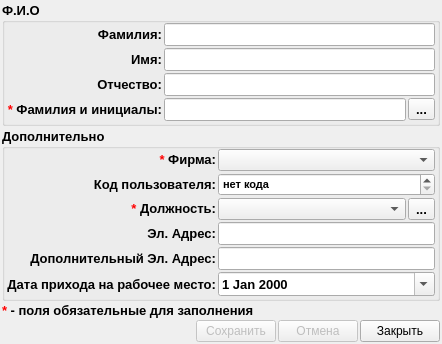
<?xml version="1.0" encoding="UTF-8"?>
<ui version="4.0">
 <class>AddEditUsers</class>
 <widget class="QDialog" name="AddEditUsers">
  <property name="geometry">
   <rect>
    <x>0</x>
    <y>0</y>
    <width>442</width>
    <height>336</height>
   </rect>
  </property>
  <property name="windowTitle">
   <string>Добавление нового пользователя</string>
  </property>
  <layout class="QVBoxLayout" name="verticalLayout">
   <property name="spacing">
    <number>2</number>
   </property>
   <property name="leftMargin">
    <number>2</number>
   </property>
   <property name="topMargin">
    <number>2</number>
   </property>
   <property name="rightMargin">
    <number>2</number>
   </property>
   <property name="bottomMargin">
    <number>2</number>
   </property>
   <item>
    <widget class="QGroupBox" name="groupBox">
     <property name="font">
      <font>
       <pointsize>10</pointsize>
       <weight>75</weight>
       <bold>true</bold>
      </font>
     </property>
     <property name="title">
      <string>Ф.И.О</string>
     </property>
     <layout class="QGridLayout" name="gridLayout">
      <property name="leftMargin">
       <number>2</number>
      </property>
      <property name="topMargin">
       <number>0</number>
      </property>
      <property name="rightMargin">
       <number>2</number>
      </property>
      <property name="bottomMargin">
       <number>2</number>
      </property>
      <property name="spacing">
       <number>2</number>
      </property>
      <item row="0" column="0">
       <widget class="QLabel" name="label_3">
        <property name="font">
         <font>
          <pointsize>10</pointsize>
          <weight>75</weight>
          <bold>true</bold>
         </font>
        </property>
        <property name="text">
         <string>Фамилия:</string>
        </property>
        <property name="alignment">
         <set>Qt::AlignRight|Qt::AlignTrailing|Qt::AlignVCenter</set>
        </property>
        <property name="buddy">
         <cstring>lastName</cstring>
        </property>
       </widget>
      </item>
      <item row="0" column="1">
       <widget class="QLineEdit" name="lastName"/>
      </item>
      <item row="1" column="0">
       <widget class="QLabel" name="label_2">
        <property name="font">
         <font>
          <pointsize>10</pointsize>
          <weight>75</weight>
          <bold>true</bold>
         </font>
        </property>
        <property name="text">
         <string>Имя:</string>
        </property>
        <property name="alignment">
         <set>Qt::AlignRight|Qt::AlignTrailing|Qt::AlignVCenter</set>
        </property>
        <property name="buddy">
         <cstring>name</cstring>
        </property>
       </widget>
      </item>
      <item row="1" column="1">
       <widget class="QLineEdit" name="name"/>
      </item>
      <item row="2" column="0">
       <widget class="QLabel" name="label_4">
        <property name="font">
         <font>
          <pointsize>10</pointsize>
          <weight>75</weight>
          <bold>true</bold>
         </font>
        </property>
        <property name="text">
         <string>Отчество:</string>
        </property>
        <property name="alignment">
         <set>Qt::AlignRight|Qt::AlignTrailing|Qt::AlignVCenter</set>
        </property>
        <property name="buddy">
         <cstring>middleName</cstring>
        </property>
       </widget>
      </item>
      <item row="2" column="1">
       <widget class="QLineEdit" name="middleName"/>
      </item>
      <item row="3" column="0">
       <widget class="QLabel" name="label_5">
        <property name="font">
         <font>
          <pointsize>10</pointsize>
          <weight>75</weight>
          <bold>true</bold>
         </font>
        </property>
        <property name="text">
         <string>&lt;!DOCTYPE HTML PUBLIC &quot;-//W3C//DTD HTML 4.0//EN&quot; &quot;http://www.w3.org/TR/REC-html40/strict.dtd&quot;&gt;
&lt;html&gt;&lt;head&gt;&lt;meta name=&quot;qrichtext&quot; content=&quot;1&quot; /&gt;&lt;style type=&quot;text/css&quot;&gt;
p, li { white-space: pre-wrap; }
&lt;/style&gt;&lt;/head&gt;&lt;body style=&quot; font-family:'MS Shell Dlg 2'; font-size:8.25pt; font-weight:400; font-style:normal;&quot;&gt;
&lt;p style=&quot; margin-top:0px; margin-bottom:0px; margin-left:0px; margin-right:0px; -qt-block-indent:0; text-indent:0px;&quot;&gt;&lt;span style=&quot; font-size:10pt; font-weight:600; color:#ff0000;&quot;&gt;*&lt;/span&gt;&lt;span style=&quot; font-size:10pt; font-weight:600;&quot;&gt; Фамилия и инициалы:&lt;/span&gt;&lt;/p&gt;&lt;/body&gt;&lt;/html&gt;</string>
        </property>
        <property name="alignment">
         <set>Qt::AlignRight|Qt::AlignTrailing|Qt::AlignVCenter</set>
        </property>
        <property name="buddy">
         <cstring>fioSummary</cstring>
        </property>
       </widget>
      </item>
      <item row="3" column="1">
       <layout class="QHBoxLayout" name="horizontalLayout_3">
        <property name="spacing">
         <number>2</number>
        </property>
        <item>
         <widget class="QLineEdit" name="fioSummary"/>
        </item>
        <item>
         <widget class="QToolButton" name="buttonPopulateFio">
          <property name="toolTip">
           <string>Автозаполнение поля</string>
          </property>
          <property name="text">
           <string>...</string>
          </property>
          <property name="icon">
           <iconset resource="../icons.qrc">
            <normaloff>:/32x32/fill/ico/fill_32x32.png</normaloff>:/32x32/fill/ico/fill_32x32.png</iconset>
          </property>
         </widget>
        </item>
       </layout>
      </item>
     </layout>
    </widget>
   </item>
   <item>
    <widget class="QGroupBox" name="groupBox_2">
     <property name="font">
      <font>
       <pointsize>10</pointsize>
       <weight>75</weight>
       <bold>true</bold>
      </font>
     </property>
     <property name="title">
      <string>Дополнительно</string>
     </property>
     <layout class="QGridLayout" name="gridLayout_2">
      <property name="leftMargin">
       <number>2</number>
      </property>
      <property name="topMargin">
       <number>0</number>
      </property>
      <property name="rightMargin">
       <number>2</number>
      </property>
      <property name="bottomMargin">
       <number>2</number>
      </property>
      <property name="spacing">
       <number>2</number>
      </property>
      <item row="4" column="1">
       <widget class="QLineEdit" name="additionalemail"/>
      </item>
      <item row="1" column="1">
       <widget class="QSpinBox" name="codAD">
        <property name="font">
         <font>
          <pointsize>8</pointsize>
          <weight>75</weight>
          <bold>true</bold>
         </font>
        </property>
        <property name="specialValueText">
         <string>нет кода</string>
        </property>
        <property name="minimum">
         <number>0</number>
        </property>
        <property name="maximum">
         <number>999999</number>
        </property>
        <property name="value">
         <number>0</number>
        </property>
       </widget>
      </item>
      <item row="2" column="0">
       <widget class="QLabel" name="label_6">
        <property name="font">
         <font>
          <pointsize>10</pointsize>
          <weight>75</weight>
          <bold>true</bold>
         </font>
        </property>
        <property name="text">
         <string>&lt;!DOCTYPE HTML PUBLIC &quot;-//W3C//DTD HTML 4.0//EN&quot; &quot;http://www.w3.org/TR/REC-html40/strict.dtd&quot;&gt;
&lt;html&gt;&lt;head&gt;&lt;meta name=&quot;qrichtext&quot; content=&quot;1&quot; /&gt;&lt;style type=&quot;text/css&quot;&gt;
p, li { white-space: pre-wrap; }
&lt;/style&gt;&lt;/head&gt;&lt;body style=&quot; font-family:'MS Shell Dlg 2'; font-size:8.25pt; font-weight:400; font-style:normal;&quot;&gt;
&lt;p style=&quot; margin-top:0px; margin-bottom:0px; margin-left:0px; margin-right:0px; -qt-block-indent:0; text-indent:0px;&quot;&gt;&lt;span style=&quot; font-size:10pt; font-weight:600; color:#ff0000;&quot;&gt;*&lt;/span&gt;&lt;span style=&quot; font-size:10pt; font-weight:600;&quot;&gt; Должность:&lt;/span&gt;&lt;/p&gt;&lt;/body&gt;&lt;/html&gt;</string>
        </property>
        <property name="alignment">
         <set>Qt::AlignRight|Qt::AlignTrailing|Qt::AlignVCenter</set>
        </property>
        <property name="buddy">
         <cstring>codPost</cstring>
        </property>
       </widget>
      </item>
      <item row="1" column="0">
       <widget class="QLabel" name="label">
        <property name="font">
         <font>
          <pointsize>10</pointsize>
          <weight>75</weight>
          <bold>true</bold>
         </font>
        </property>
        <property name="text">
         <string>Код пользователя:</string>
        </property>
        <property name="alignment">
         <set>Qt::AlignRight|Qt::AlignTrailing|Qt::AlignVCenter</set>
        </property>
        <property name="buddy">
         <cstring>codAD</cstring>
        </property>
       </widget>
      </item>
      <item row="4" column="0">
       <widget class="QLabel" name="label_8">
        <property name="font">
         <font>
          <pointsize>10</pointsize>
          <weight>75</weight>
          <bold>true</bold>
         </font>
        </property>
        <property name="text">
         <string>Дополнительный Эл. Адрес:</string>
        </property>
        <property name="alignment">
         <set>Qt::AlignRight|Qt::AlignTrailing|Qt::AlignVCenter</set>
        </property>
        <property name="buddy">
         <cstring>additionalemail</cstring>
        </property>
       </widget>
      </item>
      <item row="3" column="1">
       <widget class="QLineEdit" name="email"/>
      </item>
      <item row="3" column="0">
       <widget class="QLabel" name="label_7">
        <property name="font">
         <font>
          <pointsize>10</pointsize>
          <weight>75</weight>
          <bold>true</bold>
         </font>
        </property>
        <property name="text">
         <string>Эл. Адрес:</string>
        </property>
        <property name="alignment">
         <set>Qt::AlignRight|Qt::AlignTrailing|Qt::AlignVCenter</set>
        </property>
        <property name="buddy">
         <cstring>email</cstring>
        </property>
       </widget>
      </item>
      <item row="2" column="1">
       <layout class="QHBoxLayout" name="horizontalLayout">
        <property name="spacing">
         <number>2</number>
        </property>
        <item>
         <widget class="QComboBox" name="codPost">
          <property name="font">
           <font>
            <pointsize>8</pointsize>
           </font>
          </property>
          <property name="sizeAdjustPolicy">
           <enum>QComboBox::AdjustToMinimumContentsLength</enum>
          </property>
         </widget>
        </item>
        <item>
         <widget class="QToolButton" name="buttonEditPost">
          <property name="text">
           <string>...</string>
          </property>
          <property name="icon">
           <iconset resource="../icons.qrc">
            <normaloff>:/16x16/book/ico/book_open_16x16.png</normaloff>:/16x16/book/ico/book_open_16x16.png</iconset>
          </property>
         </widget>
        </item>
       </layout>
      </item>
      <item row="0" column="1">
       <widget class="QComboBox" name="codFirm">
        <property name="font">
         <font>
          <pointsize>8</pointsize>
          <weight>75</weight>
          <bold>true</bold>
         </font>
        </property>
       </widget>
      </item>
      <item row="0" column="0">
       <widget class="QLabel" name="label_9">
        <property name="font">
         <font>
          <pointsize>10</pointsize>
          <weight>75</weight>
          <bold>true</bold>
         </font>
        </property>
        <property name="text">
         <string>&lt;!DOCTYPE HTML PUBLIC &quot;-//W3C//DTD HTML 4.0//EN&quot; &quot;http://www.w3.org/TR/REC-html40/strict.dtd&quot;&gt;
&lt;html&gt;&lt;head&gt;&lt;meta name=&quot;qrichtext&quot; content=&quot;1&quot; /&gt;&lt;style type=&quot;text/css&quot;&gt;
p, li { white-space: pre-wrap; }
&lt;/style&gt;&lt;/head&gt;&lt;body style=&quot; font-family:'MS Shell Dlg 2'; font-size:8.25pt; font-weight:400; font-style:normal;&quot;&gt;
&lt;p style=&quot; margin-top:0px; margin-bottom:0px; margin-left:0px; margin-right:0px; -qt-block-indent:0; text-indent:0px;&quot;&gt;&lt;span style=&quot; font-size:10pt; font-weight:600; color:#ff0000;&quot;&gt;*&lt;/span&gt;&lt;span style=&quot; font-size:10pt; font-weight:600;&quot;&gt; Фирма:&lt;/span&gt;&lt;/p&gt;&lt;/body&gt;&lt;/html&gt;</string>
        </property>
        <property name="alignment">
         <set>Qt::AlignRight|Qt::AlignTrailing|Qt::AlignVCenter</set>
        </property>
       </widget>
      </item>
      <item row="5" column="1">
       <widget class="QDateEdit" name="dateInWp">
        <property name="calendarPopup">
         <bool>true</bool>
        </property>
       </widget>
      </item>
      <item row="5" column="0">
       <widget class="QLabel" name="label_10">
        <property name="text">
         <string>Дата прихода на рабочее место:</string>
        </property>
        <property name="alignment">
         <set>Qt::AlignRight|Qt::AlignTrailing|Qt::AlignVCenter</set>
        </property>
       </widget>
      </item>
     </layout>
    </widget>
   </item>
   <item>
    <widget class="QLabel" name="label_13">
     <property name="text">
      <string>&lt;!DOCTYPE HTML PUBLIC &quot;-//W3C//DTD HTML 4.0//EN&quot; &quot;http://www.w3.org/TR/REC-html40/strict.dtd&quot;&gt;
&lt;html&gt;&lt;head&gt;&lt;meta name=&quot;qrichtext&quot; content=&quot;1&quot; /&gt;&lt;style type=&quot;text/css&quot;&gt;
p, li { white-space: pre-wrap; }
&lt;/style&gt;&lt;/head&gt;&lt;body style=&quot; font-family:'MS Shell Dlg 2'; font-size:8.25pt; font-weight:400; font-style:normal;&quot;&gt;
&lt;p style=&quot; margin-top:0px; margin-bottom:0px; margin-left:0px; margin-right:0px; -qt-block-indent:0; text-indent:0px;&quot;&gt;&lt;span style=&quot; font-size:10pt; font-weight:600; color:#ff0000;&quot;&gt;*&lt;/span&gt;&lt;span style=&quot; font-size:10pt; font-weight:600;&quot;&gt; - поля обязательные для заполнения&lt;/span&gt;&lt;/p&gt;&lt;/body&gt;&lt;/html&gt;</string>
     </property>
    </widget>
   </item>
   <item>
    <layout class="QHBoxLayout" name="horizontalLayout_2">
     <property name="spacing">
      <number>2</number>
     </property>
     <item>
      <spacer name="horizontalSpacer">
       <property name="orientation">
        <enum>Qt::Horizontal</enum>
       </property>
       <property name="sizeHint" stdset="0">
        <size>
         <width>40</width>
         <height>20</height>
        </size>
       </property>
      </spacer>
     </item>
     <item>
      <widget class="QPushButton" name="buttonSave">
       <property name="enabled">
        <bool>false</bool>
       </property>
       <property name="text">
        <string>Сохранить</string>
       </property>
       <property name="icon">
        <iconset resource="../icons.qrc">
         <normaloff>:/16x16/save/ico/filesaveas_16x16.png</normaloff>:/16x16/save/ico/filesaveas_16x16.png</iconset>
       </property>
       <property name="default">
        <bool>true</bool>
       </property>
      </widget>
     </item>
     <item>
      <widget class="QPushButton" name="buttonRevert">
       <property name="enabled">
        <bool>false</bool>
       </property>
       <property name="text">
        <string>Отмена</string>
       </property>
       <property name="icon">
        <iconset resource="../icons.qrc">
         <normaloff>:/16x16/revert/ico/revert_save_16x16.png</normaloff>:/16x16/revert/ico/revert_save_16x16.png</iconset>
       </property>
      </widget>
     </item>
     <item>
      <widget class="QPushButton" name="buttonClose">
       <property name="text">
        <string>Закрыть</string>
       </property>
       <property name="icon">
        <iconset resource="../icons.qrc">
         <normaloff>:/16x16/cancelDel/ico/button_cancel_16x16 (1).png</normaloff>:/16x16/cancelDel/ico/button_cancel_16x16 (1).png</iconset>
       </property>
      </widget>
     </item>
    </layout>
   </item>
  </layout>
 </widget>
 <resources>
  <include location="../icons.qrc"/>
 </resources>
 <connections>
  <connection>
   <sender>buttonClose</sender>
   <signal>clicked()</signal>
   <receiver>AddEditUsers</receiver>
   <slot>close()</slot>
   <hints>
    <hint type="sourcelabel">
     <x>393</x>
     <y>292</y>
    </hint>
    <hint type="destinationlabel">
     <x>120</x>
     <y>286</y>
    </hint>
   </hints>
  </connection>
 </connections>
</ui>
